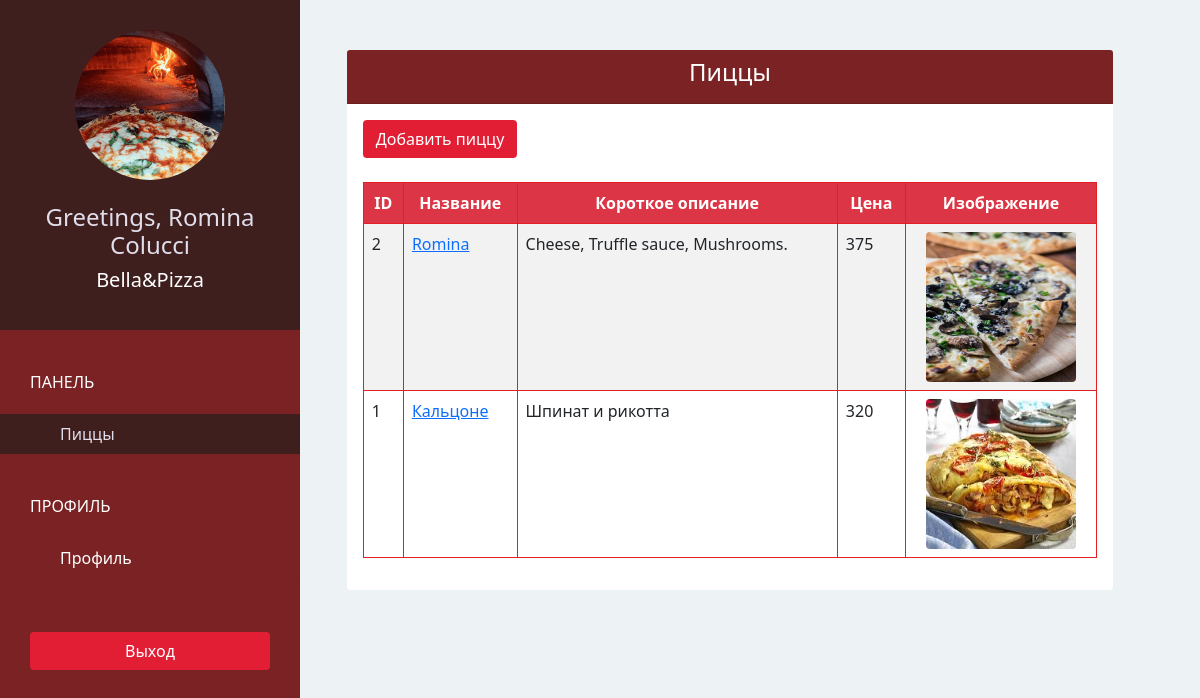
Screenshot of /pizzashop/pizza/ (signed in) with the database file from the repository.
### pizzashopapp/models.py (models this page shows, shortened)
class PizzaShop(models.Model):
    owner = models.OneToOneField(User, on_delete=models.CASCADE, related_name='pizzashop')
    name = models.CharField(max_length=100)
    phone = models.CharField(max_length=100)
    address = models.CharField(max_length=100)
    logo = models.ImageField(upload_to='pizzashop_logo/', blank=False)

class Pizza(models.Model):
    pizzashop = models.ForeignKey(PizzaShop, on_delete=models.CASCADE)
    name = models.CharField(max_length=30)
    short_description = models.CharField(max_length=100)
    image = models.ImageField(upload_to='pizza_images/', blank=False)
    price = models.IntegerField(default=0)

### pizzashopapp/views.py (the view)
# urls.py: path('pizzashop/pizza/', views.pizzashop_pizza, name='pizzashop-pizza'),
@login_required(login_url='/pizzashop/sign-in/')
def pizzashop_pizza(request):
    pizzas = Pizza.objects.filter(pizzashop=request.user.pizzashop).order_by("-id")
    return render(request, 'pizzashop/pizza.html', {
        'pizzas': pizzas
    })

### pizzashopapp/templates/pizzashop/pizza.html
{% extends 'pizzashop/base.html' %}
 {% block page %}
 <div class="offset-lg-4 col-lg-10">
    <div class="card">
        <div class="card-header bg-ruby">
            <h4 class="card-title text-center text-white">
                Пиццы
            </h4>
        </div>
        <div class="card-body">
            <div class="text-right">
                <a href="{% url 'pizzashop-add-pizza' %}" class="btn btn-red">Добавить пиццу</a>
                <br>
                <br>
            </div>
            <table class="table table-bordered table-hover table-striped">
                <thead>
                    <tr class="bg-danger text-white text-center">
                        <th>ID</th>
                        <th>Название</th>
                        <th>Короткое описание</th>
                        <th>Цена</th>
                        <th>Изображение</th>
                    </tr>
                </thead>
                <tbody>
                    {% for pizza in pizzas %}
                        <tr>
                            <td scope="row">{{ pizza.id }}</td>
                            <td><a href="{% url 'pizzashop-edit-pizza' pizza.id %}">{{ pizza.name }}</a></td>
                            <td>{{ pizza.short_description }}</td>
                            <td>{{ pizza.price }}</td>
                            <td class="text-center"><img class="rounded"
                                src="{{ MEDIA_URL}}{{ pizza.image }}" width="150" height="150"></td>
                        </tr>
                    {% endfor %}
                    </tbody>
                </table>
            </div>
        </div>
    </div>
{% endblock %}

### pizzashopapp/templates/pizzashop/base.html (shortened to what this page needs)
{% extends 'base.html' %}
{% block sidebar %}
{% url 'pizzashop-pizza' as pizzashop_pizza_url %}
{% url 'pizzashop-account' as pizzashop_account_url %}
    <div class="text-center">
        <img class="rounded-circle" src="{{ MEDIA_URL }}{{ request.user.pizzashop.logo }}" width="150" height="150">
        <br>
        <br>
        <h4>Greetings, {{ request.user.get_full_name }}</h4>
        <h5>{{ request.user.pizzashop.name }}</h5>
    </div>
     <div class="list-group">
        <span class="text-uppercase">Панель</span>
        <a href="{% url 'pizzashop-pizza'%}"
         class="list-group-item {% if request.path == pizzashop_pizza_url %} active {% endif %}">Пиццы</a>
        <span class="text-uppercase">Профиль</span>
        <a href="{% url 'pizzashop-account' %}"
         class="list-group-item {% if request.path == pizzashop_account_url %} active {% endif %}">Профиль</a>
        </div>
        <br>
    <div class="text-center">
        <a href="{% url 'pizzashop-sign-out' %}?next={{ request.path }}" class="btn btn-red">Выход</a>
    </div>
{% endblock %}

### pizzashopapp/templates/base.html (shortened to what this page needs)
{% load static %}
<!DOCTYPE html>
<html lang="en">
<head>
    <link rel="stylesheet" href="{% static 'css/bootstrap.min.css' %}">
    <link rel="stylesheet" href="{% static 'css/style.css' %}">
</head>
<body>
    <div class="container-fluid">
        <div class="row">
            <div class="col-lg-3 col-md-3 col-sm-3 sidebar">
                {% block sidebar %}{% endblock %}</div>
            </div>
            <div class="row">
                <div class="col-lg-10 col-md-10 col-sm-10 content">
                    {% block page %}{% endblock %}</div>
        </div>
    </div>
</body>
</html>

### pizzashopapp/static/css/style.css (style rules this page uses)
body { padding-top: 50px; background-color: #EDF2F5; overflow: auto; }
.bg-ruby { background-color: #7B2324; }
.text-white { color: white; }
.btn-red { color: white; background-color: #E21E35 }
.sidebar { height: 100vh; position: fixed; top: 0; left: 0; padding: 0; background-color: #7b2324; overflow: auto; }
.sidebar > div:first-child { padding: 30px 10px; font-weight: bold; font-size: 15px; background-color: #3F1E1E; }
.sidebar > div:first-child > h4 { color: #e0deeb; }
.sidebar > div:first-child > h5 { color: #ffffff; }
.sidebar .list-group { padding: 0; background-color: #7B2324; }
.sidebar .list-group >span { color: white; display:block; margin-top: 20px; padding: 20px 30px; font-size: 16px; font-weight: 300; }
.sidebar .list-group .list-group-item, .sidebar .list-group .list-group-item:focus { background-color: #7B2324; color: white; border: 0; padding-left: 60px; padding-right: 30px; }
.sidebar .list-group .list-group-item.active, .sidebar .list-group .list-group-item:hover { background-color: #3F1E1E; color: #e0deeb; }
.sidebar > div:last-child { padding: 30px; }
.sidebar > div:last-child .btn { width: 100%; }
.content { padding: 0 40px; }
.content .card { border: none; }
.table > thead > tr > th, .table > thead > tr > td { vertical-align: middle; }
.table, .table > thead> tr >th { border-color: #E31E25; }

### rows the page displays
Pizza: id "2", name "Romina", short_description "Cheese, Truffle sauce, Mushrooms.", price "375", image (picture)
Pizza: id "1", name "Кальцоне", short_description "Шпинат и рикотта", price "320", image (picture)

### other values shown
{{ request.user.get_full_name }} "Romina Colucci"
{{ request.user.pizzashop.name }} "Bella&Pizza"
